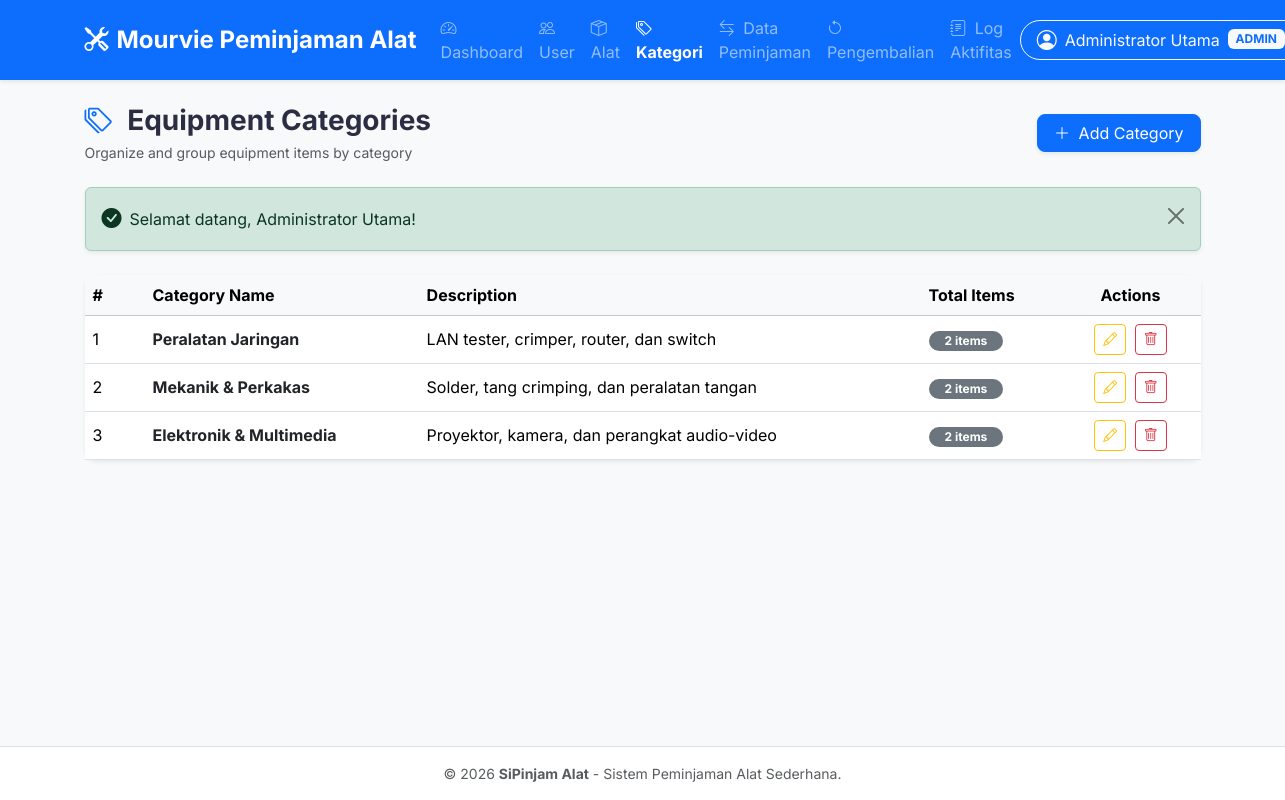
The page /kategori.php (signed in) on the database its author committed.
### tables this page shows
CREATE TABLE `kategori` (
  `id_kategori` INT AUTO_INCREMENT PRIMARY KEY,
  `nama_kategori` VARCHAR(100) NOT NULL,
  `keterangan` TEXT NULL
);

### kategori.php (called while the page is built)
<?php
require_once __DIR__ . '/assets/kategori.php';

### assets/kategori.php (the view, shortened to what this page needs)
<?php
require_once __DIR__ . '/config.php';
$stmt = $pdo->query("
    SELECT k.*, COUNT(a.id_alat) AS total_alat
    FROM kategori k
    LEFT JOIN alat a ON k.id_kategori = a.id_kategori
    GROUP BY k.id_kategori
    ORDER BY k.id_kategori DESC
");
$kategori_list = $stmt->fetchAll();
require_once __DIR__ . '/header.php';
require_once __DIR__ . '/navbar.php';
?>
<div class="container py-4">
    <div class="d-flex flex-column flex-md-row justify-content-between align-items-md-center gap-3 mb-4">
        <div>
            <h3 class="fw-bold mb-1"><i class="bi bi-tags text-primary me-2"></i> Equipment Categories</h3>
            <p class="text-muted small mb-0">Organize and group equipment items by category</p>
        </div>
        <button class="btn btn-primary rounded-3 px-3 shadow-sm" data-bs-toggle="modal" data-bs-target="#modalTambahKategori">
            <i class="bi bi-plus-lg me-1"></i> Add Category
        </button>
    </div>
    <?= get_flash_message() ?>
    <div class="card shadow-sm">
        <div class="card-body p-0">
            <div class="table-responsive">
                <table class="table table-hover align-middle mb-0">
                    <thead class="table-light">
                        <tr>
                            <th style="width: 60px;">#</th>
                            <th>Category Name</th>
                            <th>Description</th>
                            <th>Total Items</th>
                            <th style="width: 140px;" class="text-center">Actions</th>
                        </tr>
                    </thead>
                    <tbody>
                        <?php if (empty($kategori_list)): ?>
                            <tr><td colspan="5" class="text-center py-4 text-muted">No categories added yet.</td></tr>
                        <?php else: ?>
                            <?php foreach ($kategori_list as $index => $k): ?>
                                <tr>
                                    <td><?= $index + 1 ?></td>
                                    <td class="fw-bold text-dark"><?= htmlspecialchars($k['nama_kategori']) ?></td>
                                    <td><?= htmlspecialchars($k['keterangan'] ?: '-') ?></td>
                                    <td><span class="badge bg-secondary rounded-pill px-3"><?= $k['total_alat'] ?> items</span></td>
                                    <td class="text-center">
                                        <button class="btn btn-sm btn-outline-warning me-1" data-bs-toggle="modal" data-bs-target="#modalEditKategori<?= $k['id_kategori'] ?>">
                                            <i class="bi bi-pencil"></i>
                                        </button>
                                        <form action="" method="POST" class="d-inline" onsubmit="return confirmAction('Delete this category?');">
                                            <button type="submit" class="btn btn-sm btn-outline-danger"><i class="bi bi-trash"></i></button>
                                        </form>
                                    </td>
                                </tr>
                            <?php endforeach; ?>
                        <?php endif; ?>
                    </tbody>
                </table>
            </div>
        </div>
    </div>
</div>
<?php require_once __DIR__ . '/footer.php'; ?>

### assets/css/style.css (style rules this page uses)
body { font-family: 'Inter', system-ui, sans-serif; color: #2b2d42; background-color: #f4f6f9; }
.card { border: none; border-radius: 12px; transition: transform .2s ease, box-shadow .2s ease; }

### rows shown on the page
kategori: nama_kategori "Peralatan Jaringan", keterangan "LAN tester, crimper, router, dan switch", total_alat "2"
kategori: nama_kategori "Mekanik & Perkakas", keterangan "Solder, tang crimping, dan peralatan tangan", total_alat "2"
kategori: nama_kategori "Elektronik & Multimedia", keterangan "Proyektor, kamera, dan perangkat audio-video", total_alat "2"

### other values the page prints
$current_user['nama_lengkap'] "Administrator Utama"
$current_user['role'] "ADMIN"
$f['pesan'] "Selamat datang, Administrator Utama!"
